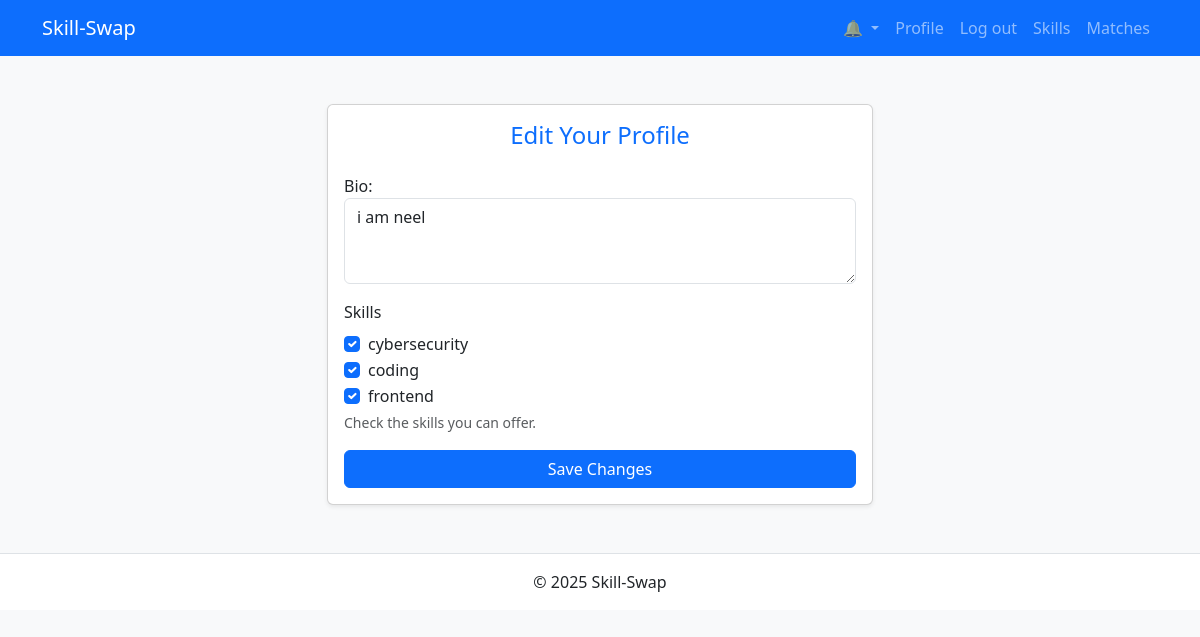
/accounts/profile/edit/ (signed in), run on an earlier commit of the app's database.
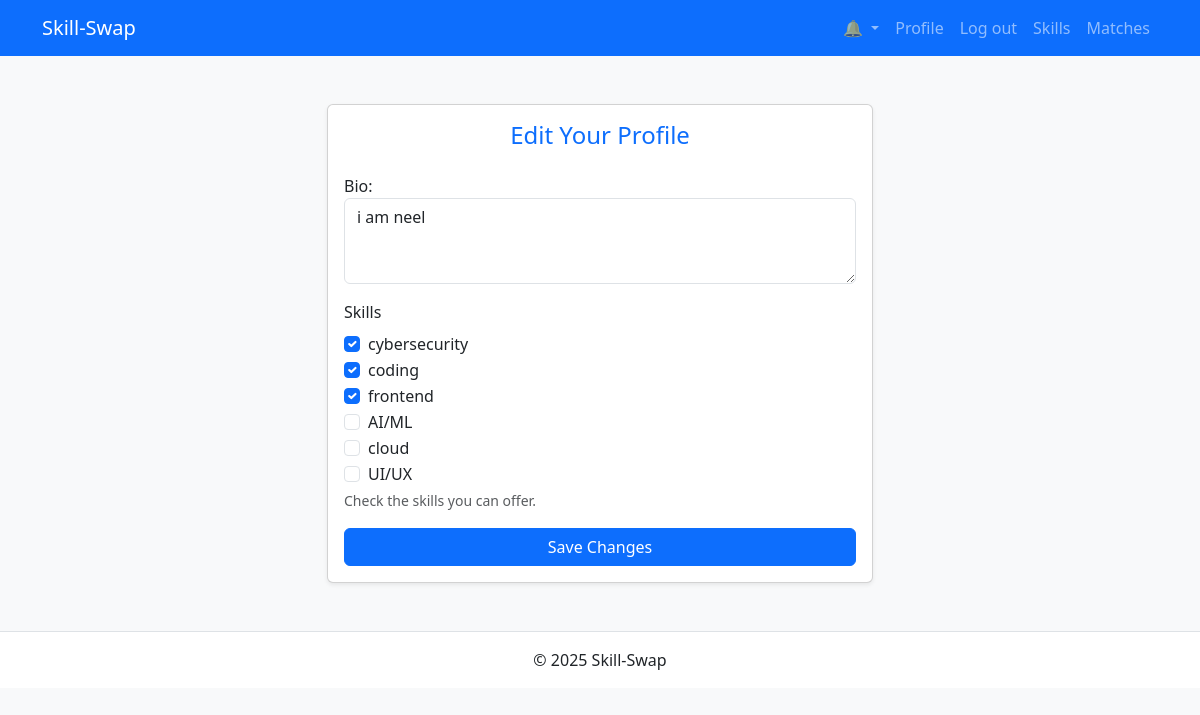
And on a later commit of the database.
### skills/models.py (models this page shows)
class Skill(models.Model):
    name = models.CharField(max_length=50, unique=True)
    def __str__(self):
        return self.name

### users/views.py (the view)
# urls.py: path('profile/edit/', ProfileUpdateView.as_view(), name='profile_edit'),
class ProfileUpdateView(LoginRequiredMixin, generic.UpdateView):
    model = Profile
    form_class = ProfileForm
    template_name = 'users/profile_edit.html'
    success_url = reverse_lazy('users:profile')
    def get_object(self):
        profile, _ = Profile.objects.get_or_create(user=self.request.user)
        return profile

### users/forms.py
class ProfileForm(forms.ModelForm):
    skills = forms.ModelMultipleChoiceField(
        queryset=Skill.objects.all(),
        required=False,
        help_text="Check the skills you can offer.",
        widget=forms.CheckboxSelectMultiple(attrs={'class': 'form-check-input'})
    )
    class Meta:
        model = Profile
        fields = ['bio', 'skills']
        widgets = {
            'bio': forms.Textarea(attrs={
                'rows': 3,
                'class': 'form-control',
                'placeholder': 'Tell people a bit about yourself…'
            }),
        }

### notifications/context_processors.py (called while the page is built)
def unread_notifications(request):
    if request.user.is_authenticated:
        qs = Notification.objects.filter(
            user=request.user, is_read=False
        ).order_by('-created')
        return {'unread_notifications': qs}
    return {}

### templates/users/profile_edit.html (shortened to what this page needs)
{% extends "base.html" %}
{% block content %}
<div class="row justify-content-center">
  <div class="col-md-8 col-lg-6">
    <div class="card shadow-sm">
      <div class="card-body">
        <h4 class="card-title mb-4 text-center">Edit Your Profile</h4>
        <form method="post">
          <div class="mb-3">
            {{ form.bio.label_tag }}
            {{ form.bio }}
          </div>
          <div class="mb-3">
            <label class="form-label">{{ form.skills.label }}</label>
            <div>
              {% for checkbox in form.skills %}
                <div class="form-check">
                  {{ checkbox.tag }}
                  <label
                    class="form-check-label"
                    for="{{ checkbox.id_for_label }}">
                    {{ checkbox.choice_label }}
                  </label>
                </div>
              {% endfor %}
            </div>
            {% if form.skills.help_text %}
              <small class="form-text text-muted">{{ form.skills.help_text }}</small>
            {% endif %}
          </div>
          <button type="submit" class="btn btn-primary w-100">Save Changes</button>
        </form>
      </div>
    </div>
  </div>
</div>
{% endblock %}

What changed in the data, as far as the page shows it:
added Skill: choice_label "AI/ML"
added Skill: choice_label "cloud"
added Skill: choice_label "UI/UX"
